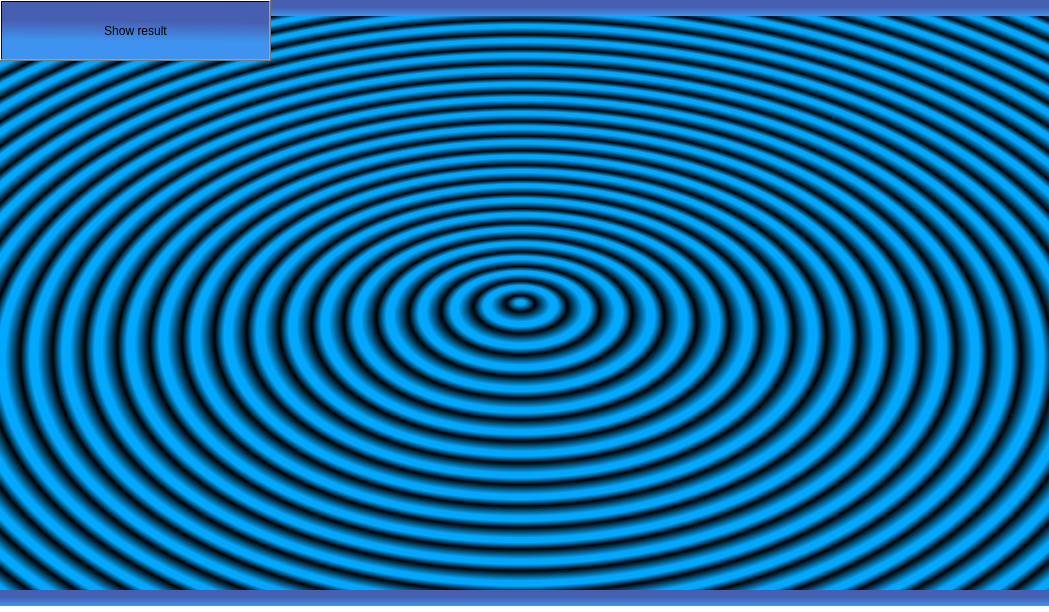
<?xml version="1.0" encoding="UTF-8"?>
<ui version="4.0">
 <class>win_or_lose</class>
 <widget class="QDialog" name="win_or_lose">
  <property name="geometry">
   <rect>
    <x>0</x>
    <y>0</y>
    <width>1049</width>
    <height>612</height>
   </rect>
  </property>
  <property name="windowTitle">
   <string>Dialog</string>
  </property>
  <property name="styleSheet">
   <string notr="true">background-color: rgb(255, 255, 255);</string>
  </property>
  <widget class="QLabel" name="label">
   <property name="geometry">
    <rect>
     <x>-10</x>
     <y>10</y>
     <width>1061</width>
     <height>591</height>
    </rect>
   </property>
   <property name="styleSheet">
    <string notr="true">font: 700 72pt &quot;Segoe UI&quot;;
background-color: qradialgradient(spread:repeat, cx:0.5, cy:0.5, radius:0.0304972, fx:0.5, fy:0.494, stop:0.144231 rgba(0, 169, 255, 255), stop:0.447115 rgba(0, 0, 0, 255), stop:0.918269 rgba(0, 169, 255, 255));
color: rgb(255, 255, 255);
</string>
   </property>
   <property name="text">
    <string/>
   </property>
  </widget>
  <widget class="QLabel" name="label_2">
   <property name="geometry">
    <rect>
     <x>-50</x>
     <y>0</y>
     <width>1541</width>
     <height>16</height>
    </rect>
   </property>
   <property name="styleSheet">
    <string notr="true">background-color: qlineargradient(spread:pad, x1:0.0242308, y1:0.079, x2:0.0432692, y2:1, stop:0.394231 rgba(70, 95, 177, 255), stop:1 rgba(62, 147, 238, 255));</string>
   </property>
   <property name="text">
    <string/>
   </property>
  </widget>
  <widget class="QLabel" name="label_3">
   <property name="geometry">
    <rect>
     <x>-20</x>
     <y>590</y>
     <width>1541</width>
     <height>16</height>
    </rect>
   </property>
   <property name="styleSheet">
    <string notr="true">background-color: qlineargradient(spread:pad, x1:0.0242308, y1:0.079, x2:0.0432692, y2:1, stop:0.394231 rgba(70, 95, 177, 255), stop:1 rgba(62, 147, 238, 255));</string>
   </property>
   <property name="text">
    <string/>
   </property>
  </widget>
  <widget class="QPushButton" name="pushButton">
   <property name="geometry">
    <rect>
     <x>0</x>
     <y>0</y>
     <width>271</width>
     <height>61</height>
    </rect>
   </property>
   <property name="styleSheet">
    <string notr="true">font: 700 18pt &quot;Sitka&quot;;
background-color: qlineargradient(spread:pad, x1:0.0242308, y1:0.079, x2:0, y2:0.665, stop:0.394231 rgba(70, 95, 177, 255), stop:1 rgba(62, 147, 238, 255));</string>
   </property>
   <property name="text">
    <string>Show result</string>
   </property>
  </widget>
 </widget>
 <resources/>
 <connections/>
</ui>
